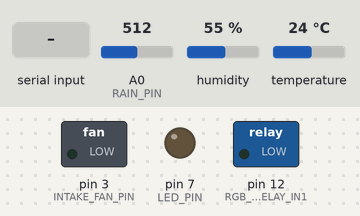
Bench run of a sketch on a simulated Arduino Uno, built with avr-gcc and run on an emulated ATmega328P. Shown: switched loads named in the sketch (green lamp = pin HIGH), output pins drawn as LEDs (lit = HIGH). The inputs (shaded band) are chosen by the test bench; at power-on: humidity 55 %, A0 (RAIN_PIN) = 512, temperature 24 °C.

Above: at 1.2 s.
1.3 s: humidity set to 70 %
3.2 s: humidity set to 73 %
At 5.1 s:
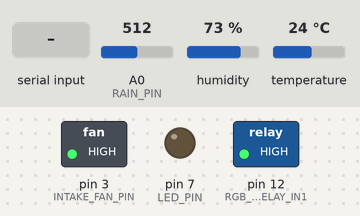
5.5 s: "1" received over the second serial link
7.0 s: "0" received over the second serial link
Timing chart, 0 to 9.5 s (numbered marks = the images above; inputs shaded):
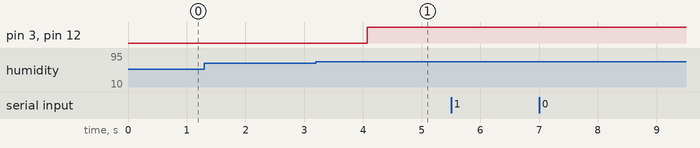

The sketch:

bluetooth_test.ino
```cpp
/*
 *  Bluetooh Basic: LED ON OFF - Avishkar
 *  Coder - Mayoogh Girish
 *  Website - http://bit.do/Avishkar
 *  Download the App :
 *  This program lets you to control a LED on pin 13 of arduino using a bluetooth module
 */
#include <SoftwareSerial.h>
#include "DHT.h"

SoftwareSerial BTserial(0,1); // RX | TX

#define LED_PIN 7
#define DHT_PIN 13
#define RAIN_PIN A0
#define INTAKE_FAN_PIN 3
#define RGB_LIGHT_RELAY_IN1 12
#define RGB_LIGHT_RELAY_IN2 11

#define DHT_TYPE DHT11
DHT dht(DHT_PIN, DHT_TYPE);

char Incoming_value = 0;                //Variable for storing Incoming_value
int dhtVal = 252;
int rainVal = 0;

float vpdValue = 0;
float desiredVPD = 0.5;

int sensorValue = 0; //value read from pot
int outputValue = 0; //value output to PWM (analog out)

unsigned long time;
unsigned int rpm;
String stringRPM;

/*
 * # Source:
# http://www.just4growers.com/stream/temperature-humidity-and-c02/vapor-pressure-deficit-the-hidden-force-on-your-plants.aspx

def vpLeaf(t):
    return((610.7*10**(7.5*t/(237.3+t)))/1000)
def vpAir(t, h):
    return(((h/100)*((610.7*10**(7.5*t/(237.3+t)))/1000)))

t = 24
h = 45

print(vpLeaf(t-2) - vpAir(t,h))
 */

void setup()
{
  BTserial.begin(9600);         //Sets the data rate in bits per second (baud) for serial data transmission
 // Serial.begin(9600);

  pinMode(LED_PIN, OUTPUT);        //Sets digital pin 7 as output pin
  pinMode(RAIN_PIN, INPUT);
  pinMode(RGB_LIGHT_RELAY_IN1, OUTPUT);
  pinMode(INTAKE_FAN_PIN, OUTPUT);   // OCR2B sets duty cycle

  dht.begin();

  // Set up Fast PWM on Pin 3
  TCCR2A = 0x23;     // COM2B1, WGM21, WGM20
  // Set prescaler
  TCCR2B = 0x0A;   // WGM21, Prescaler = /8
  // Set TOP and initialize duty cycle to zero(0)
  OCR2A = 79;    // TOP DO NOT CHANGE, SETS PWM PULSE RATE
  OCR2B = 0;    // duty cycle for Pin 3 (0-79) generates 1 500nS pulse even when 0 :


}
void loop()
{
  rainVal = analogRead(RAIN_PIN);

  float h = dht.readHumidity();
  // Read temperature as Celsius (the default)
  float t = dht.readTemperature();

  // Check if any reads failed and exit early (to try again).
  if (!isnan(h) && !isnan(t)) {
    vpdValue = calculateVPD(t,h);

    updateClimateControls(vpdValue, desiredVPD);
  }

  Incoming_value = BTserial.read();      //Read the incoming data and store it into variable Incoming_value
  if(Incoming_value == '1'){            //Checks whether value of Incoming_value is equal to 1 (OFF)
    digitalWrite(RGB_LIGHT_RELAY_IN1, LOW);  //If value is 1 then LED turns OFF
    OCR2B = 255;
  } else if(Incoming_value == '0') {      //Checks whether value of Incoming_value is equal to 0
    digitalWrite(RGB_LIGHT_RELAY_IN1, HIGH);   //If value is 0 then LED turns ON
    OCR2B = 0;
  }else if(Incoming_value == 'r'){
    //dhtVal = analogRead(DHT_PIN);
    //BTserial.print("VPD Value : ");
   // rainVal = analogRead(RAIN_PIN);
   String output = "Temp : " + String(t) + "\n Humidity : " + String(h) + "\n VPD: " + String(vpdValue);
    BTserial.print(output);
  } else{
  }
}

float calculateVPD(float t, float h)
{

  float tLeaf = t - 2;
  float vpLeaf = ((610.7*pow(10.0,(7.5*tLeaf/(237.3+tLeaf))))/1000);
  float vpAir = (((h/100)*((610.7*pow(10.0,(7.5*t/(237.3+t))))/1000)));

  return(vpLeaf - vpAir);
}


void updateClimateControls(float actual, float desired)
{
  if(actual < desired){
      digitalWrite(RGB_LIGHT_RELAY_IN1, HIGH);
      OCR2B = 255;
  }
}
```

Measured:
- the behaviour switches between 71 and 72 % on humidity (found by bisection; images 0 and 1)
- after the input at 1.3 s, every drawn part: stays the same
- after the input at 3.2 s, pin 3 (INTAKE_FAN_PIN), pin 12 (RGB_LIGHT_RELAY_IN1): LOW → HIGH after 0.87 s
